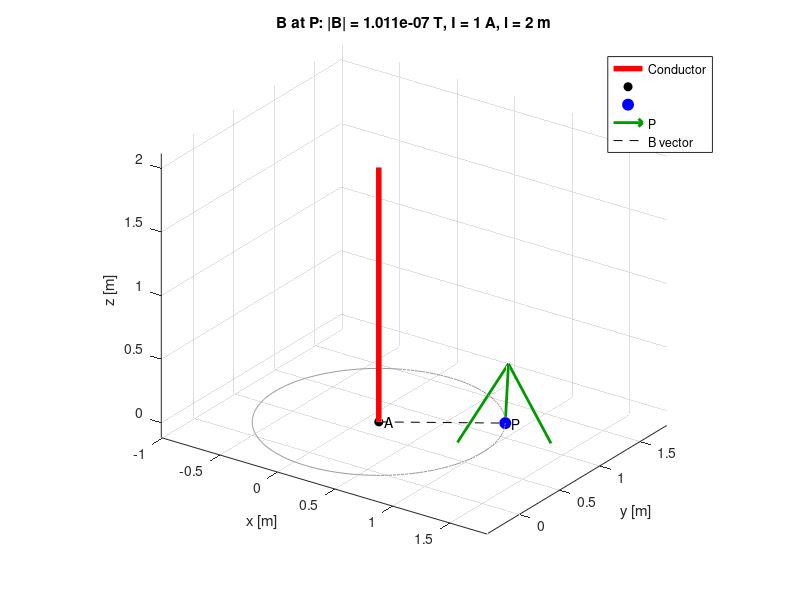

MATLAB code for this plot:
%% Magnetic flux density of a finite straight conductor (parallel to z)
clear; clc; close all;

%% ---------------- INPUTS ----------------
mu0 = 4*pi*1e-7;          % permeability of free space [H/m]
I   = 1;                 % current [A] (+z direction)
l   = 2;                  % conductor length [m]
A   = [0.25, 0.5, 0];    % wire start point A(Ax,Ay,Az) [m]
P   = [1, 1, 0];    % field point P(Px,Py,Pz) [m]

%% ---------------- WIRE ENDS ----------------
z1 = A(3);                % lower end
z2 = A(3) + l;            % upper end
% (If A is the wire's midpoint use: z1 = A(3)-l/2; z2 = A(3)+l/2;)

%% ---------------- B AT POINT P ----------------
rho_vec = [P(1)-A(1), P(2)-A(2), 0];   % perpendicular vector wire -> P
rho     = norm(rho_vec);
if rho == 0
    error('P lies on the wire axis: B is undefined (rho = 0).');
end

sin1 = (z1 - P(3)) / sqrt(rho^2 + (z1 - P(3))^2);
sin2 = (z2 - P(3)) / sqrt(rho^2 + (z2 - P(3))^2);

phi_hat = cross([0 0 1], rho_vec/rho); % direction of B (azimuthal)
Bmag    = mu0*I/(4*pi*rho) * (sin2 - sin1);
B       = Bmag * phi_hat;              % [T]

fprintf('B at P = [%.4e  %.4e  %.4e] T\n', B);
fprintf('|B|    = %.4e T\n', norm(B));

%% ---------------- PLOT ----------------
figure('Color','w'); hold on; grid on; axis equal;

% conductor
plot3([A(1) A(1)], [A(2) A(2)], [z1 z2], 'r-', 'LineWidth', 4);
plot3(A(1), A(2), z1, 'ko', 'MarkerFaceColor','k');
text(A(1), A(2), z1, '  A');

% field point
plot3(P(1), P(2), P(3), 'bo', 'MarkerFaceColor','b', 'MarkerSize', 8);
text(P(1), P(2), P(3), '  P');

% B vector at P (scaled for visibility)
scale = 0.5 * l / norm(B);
quiver3(P(1), P(2), P(3), B(1), B(2), B(3), scale, ...
        'Color',[0 0.6 0], 'LineWidth', 2, 'MaxHeadSize', 0.8);

% perpendicular distance line from wire to P
plot3([A(1) P(1)], [A(2) P(2)], [P(3) P(3)], 'k--');

% circle of B-field direction around the wire at height Pz (visual aid)
th = linspace(0, 2*pi, 200);
plot3(A(1)+rho*cos(th), A(2)+rho*sin(th), P(3)*ones(size(th)), ...
      'Color',[0.6 0.6 0.6]);

xlabel('x [m]'); ylabel('y [m]'); zlabel('z [m]');
title(sprintf('B at P: |B| = %.3e T, I = %g A, l = %g m', norm(B), I, l));
legend('Conductor','','','P','B vector','Location','best');
view(35, 25);
hold off;
